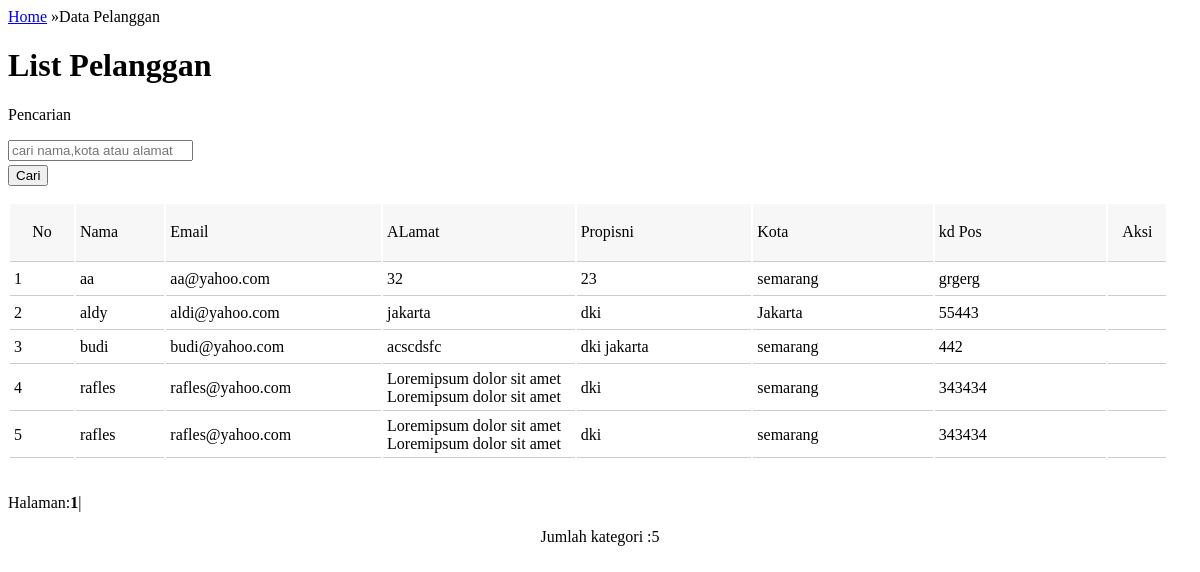
The app's page /admin/pelanggan/pelanggan.php with its own data.
### tables this page shows
CREATE TABLE `pelanggan` (
  `id_pelanggan` int(11) NOT NULL,
  `nm_pelanggan` varchar(50) NOT NULL,
  `email_pelanggan` varchar(100) NOT NULL,
  `password_pelanggan` varchar(32) NOT NULL,
  `alamat_pelanggan` text NOT NULL,
  `propinsi` varchar(36) NOT NULL,
  `kota_pelanggan` varchar(100) NOT NULL,
  `kd_pos` varchar(6) NOT NULL,
  `telpon_pelanggan` varchar(13) NOT NULL,
  `daftar_pelanggan` datetime NOT NULL,
  `status_belanja` tinyint(1) NOT NULL,
  `active` enum('0','1') NOT NULL
);

CREATE TABLE `kota` (
  `id_kota` int(11) NOT NULL,
  `nm_kota` varchar(50) NOT NULL,
  `ket_kota` varchar(50) NOT NULL
);

### admin/pelanggan/pelanggan.php (the view, shortened to what this page needs)
<div class="col10 scrumb"><a href="home.php">Home</a> &raquo;Data Pelanggan </div>
	<div class="tab-container">
<div class="tab tab-1">
				<h1>List Pelanggan</h1>
				<p>
<div class="row">
<form method="post" action="ongkir/laporan_order.php" target="new">
<div class="col4 pull-right">
<div class="col2">
<p style="margin-top:8px">Pencarian</p>
</div>
<div class="col5">
<input name="txtcari" type="text" id="txtcari" class="text" placeholder="cari nama,kota atau alamat" onkeyup="return cari_pelanggan()" />
</div>
<div class="col3 pull-right"><button onclick="cari_pelanggan()" type="button"  id="btn-sort" class="bt btn-small btn-blue" style="margin-right:1px; margin-top:4px; cursor:pointer"><i class="fa fa-search"></i>  Cari</button></div>
</div>
</form>
</div>
<div id="table-box">
<table class="my-table">
  <thead>
  <tr>
    <td width="109" height="58"><div align="center">No</div></td>
    <td width="142">Nama</td>
    <td width="332">Email</td>
    <td width="332">ALamat</td>
    <td width="332">Propisni</td>
    <td width="332">Kota</td>
    <td width="332">kd Pos</td>
    <td><div align="center">Aksi</div></td>
    </tr>
    </thead>
<?php
$no=1;
$batas=15;
$halaman=isset($_GET['halaman'])?$_GET['halaman']:'';
if(empty($halaman))
{
$posisi=0;
$halaman=1;
}
else
{
$posisi=($halaman-1)*$batas;
}
$tampil="select*from pelanggan a left join kota b on a.kota_pelanggan=b.id_kota order by a.nm_pelanggan LIMIT $posisi,$batas";
$hasil=mysql_query($tampil);
while($row=mysql_fetch_array($hasil))
{
 ?>
 <tr>
      <td height="32"><div align="left"> <?php echo $no; ?></div><div align="center"></div></td>
      <td><?php echo $row['nm_pelanggan']; ?></td>
      <td><?php echo $row['email_pelanggan']; ?></td>
      <td><?php echo $row['alamat_pelanggan']; ?></td>
      <td><?php echo $row['propinsi']; ?></td>
      <td><?php echo $row['nm_kota']; ?></td>
    <td><div align="left"><?php echo $row['kd_pos']; ?></div></td>
    <td width="79"></td>
    </tr>
   <?php $no++; } ?>
</table>
  <p>
  <?php
	echo"<br>Halaman:";
	$tampil2="select*from pelanggan a left join kota b on a.kota_pelanggan=b.id_kota order by a.nm_pelanggan";
	$hasil2=mysql_query($tampil2);
	$jmldata=mysql_num_rows($hasil2);
	$jmlhalaman=ceil($jmldata/$batas);
	for($i=1;$i<=$jmlhalaman;$i++)
	if($i!=$halaman)
	{
	echo"<a href=home.php?page=kategori&halaman=$i>$i</a>|";
	}
	else
	{
	echo"<b>$i</b>|";
	}
	?>
</p> <center>
   Jumlah  kategori	:<?php echo $jmldata;?>
</center>
                </p>
			</div>
</div>

### admin/pelanggan/pelanggan.php (style rules this page uses)
.my-table { width:98%; }
.my-table thead { background-color:#f7f7f7; }
.my-table td { padding:4px 4px; border-bottom:1px #CCC solid; }

### records on screen
pelanggan: nm_pelanggan "aa", email_pelanggan "aa@yahoo.com", alamat_pelanggan "32", propinsi "23", kota.nm_kota "semarang", kd_pos "grgerg"
pelanggan: nm_pelanggan "aldy", email_pelanggan "aldi@yahoo.com", alamat_pelanggan "jakarta", propinsi "dki", kota.nm_kota "Jakarta", kd_pos "55443"
pelanggan: nm_pelanggan "budi", email_pelanggan "budi@yahoo.com", alamat_pelanggan "acscdsfc", propinsi "dki jakarta", kota.nm_kota "semarang", kd_pos "442"
pelanggan: nm_pelanggan "rafles", email_pelanggan "rafles@yahoo.com", alamat_pelanggan "Loremipsum dolor sit amet Loremipsum dolor sit amet", propinsi "dki", kota.nm_kota "semarang", kd_pos "343434"
pelanggan: nm_pelanggan "rafles", email_pelanggan "rafles@yahoo.com", alamat_pelanggan "Loremipsum dolor sit amet Loremipsum dolor sit amet", propinsi "dki", kota.nm_kota "semarang", kd_pos "343434"

### other values on screen
$jmldata "5"
